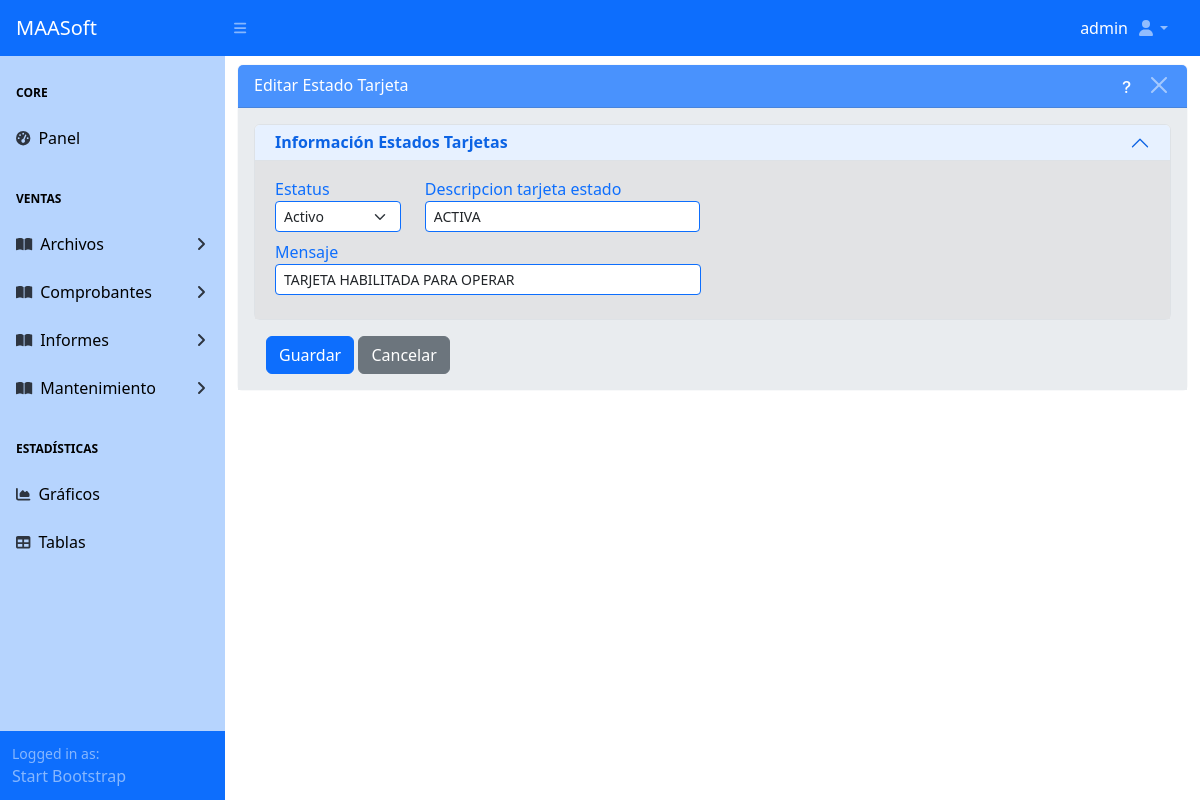
/maestros/tarjetaestado/1/editar/ (signed in), run on an earlier commit of the app's database.
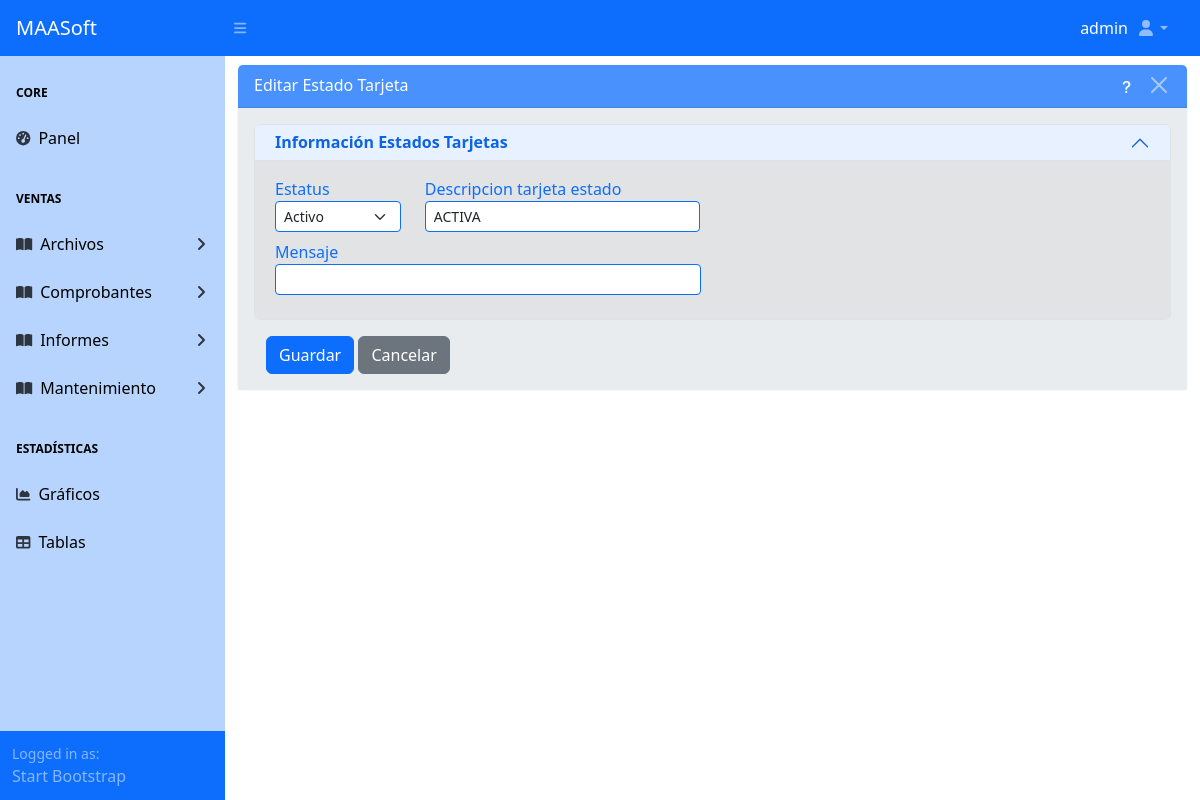
And on a later commit of the database.
### apps/maestros/models/base_models.py (models this page shows, shortened)
class TarjetaEstado(ModeloBaseGenerico):
    id_tarjeta_estado = models.AutoField(primary_key=True)
    estatus_tarjeta_estado = models.BooleanField("Estatus", db_column="estatus",
                                                 default=True, choices=ESTATUS_GEN)
    descripcion_tarjeta_estado = models.CharField(max_length=30, blank=True,
                                                  db_column="descripcion")
    mensaje = models.CharField(max_length=30, blank=True)
    class Meta:
        db_table = 'tarjeta_estado'
        verbose_name = ('Estado Tarjeta')
        verbose_name_plural = ('Estados Tarjetas')
        ordering = ['descripcion_tarjeta_estado']

### apps/maestros/views/tarjeta_estado_views.py (the view)
# urls.py: path('tarjetaestado/<int:pk>/editar/', TarjetaEstadoUpdateView.as_view(), name='tarjeta_estado_update'),
class TarjetaEstadoUpdateView(MaestroUpdateView):
	model = ConfigViews.model
	list_view_name = ConfigViews.list_view_name
	form_class = ConfigViews.form_class
	template_name = ConfigViews.template_form
	success_url = ConfigViews.success_url
	permission_required = ConfigViews.permission_change
	extra_context = {
		"accion": f"Editar {ConfigViews.model._meta.verbose_name}",
		"list_view_name" : ConfigViews.list_view_name
	}

### apps/maestros/forms/tarjeta_estado_forms.py
class TarjetaEstadoForm(CrudGenericForm):
	class Meta:
		model = TarjetaEstado
		fields = '__all__'
		widgets = {
			'estatus_tarjeta_estado':
				forms.Select(attrs={**formclassselect}),
			'descripcion_tarjeta_estado':
				forms.TextInput(attrs={**formclasstext}),
			'mensaje':
				forms.TextInput(attrs={**formclasstext}),
		}

### apps/maestros/views/cruds_views_generics.py (called while the page is built)
def obtener_requerimientos_modelo(modelo):
	requerimientos = {}
	for field in modelo._meta.fields:
		exclud_fields = ['usuario', 'estacion', 'fcontrol']
		field_info = []
		if not field.primary_key and field.name not in exclud_fields:
			if not field.blank:
				field_info.append("Este campo es obligatorio")
			if hasattr(field, "max_length") and field.max_length is not None:
				field_info.append(f"Debe tener un máximo de {field.max_length} caracteres")
			if field.unique:
				field_info.append("Debe ser único")
			requerimientos[field.verbose_name] = field_info
	return requerimientos

### apps/maestros/templates/maestros/tarjeta_estado_form.html (shortened to what this page needs)
{% extends 'maestro_form.html' %}
{% load static %}
{% block maincomponent %}
	{% block principalcomponent %}
		<div id="layoutSidenav_content">
			<main>
				<div class="container-fluid">
					<div class="card border-light mb-3 mt-2">
						<div class="card-header text-white bg-primary opacity-75 d-flex
									justify-content-between">
							{{ accion }}
							<div class="flex align-items-center">
								<a
									class="me-2 text-white"
									data-bs-toggle="modal"
									data-bs-target="#helpModal"
									style="cursor: pointer;">
									<i class="bi bi-question-lg"></i></a>
								<button type="button" class="btn-close btn-close-white"
									aria-label="Close"
									onclick="window.location.href='{% url list_view_name %}'">
								</button>
							</div>
						</div>
						<div class="card-body bg-body-secondary">
							<form method="post" enctype="multipart/form-data" novalidate>
								<div class="accordion" id="accordionPanelsStayOpenExample">
									<div class="accordion-item">
										<h2 class="accordion-header">
											<button
												class="accordion-button py-2 "
												type="button"
												data-bs-toggle="collapse"
												data-bs-target="#Información_Estados_Tarjetas"
												aria-expanded="true"
												aria-controls="Información_Estados_Tarjetas">
												<strong>Información Estados Tarjetas</strong>
											</button>
										</h2>
										<div class="accordion-collapse collapse show"
											id="Información_Estados_Tarjetas">
											<div class="accordion-body bg-secondary-subtle">
												<div class="row">
													<div class="col-md-2">
														<label class="form-label text-primary mb-0">
															{{ form.estatus_tarjeta_estado.label }}
														</label>
														{{ form.estatus_tarjeta_estado }}
													</div>
													<div class="col-md-4">
														<label class="form-label text-primary mb-0">
															{{ form.descripcion_tarjeta_estado.label }}
														</label>
														{{ form.descripcion_tarjeta_estado }}
													</div>
												</div>
												<div class="row">
													<div class="col-md-6">
														<label class="form-label text-primary mb-0">
															{{ form.mensaje.label }}
														</label>
														{{ form.mensaje }}
													</div>
												</div>
											</div>
										</div>
									</div>
								</div>
								<div class="container mt-3">
									<button class="btn btn-primary" type="submit" id="guardarBtn">
										Guardar
									</button>
									<a class="btn btn-secondary" href="{% url list_view_name %}">
										Cancelar
									</a>
								</div>
							</form>
						</div>
					</div>
				</div>
			</main>
		</div>
	{% endblock principalcomponent %}
{% endblock maincomponent %}

What changed in the data, as far as the page shows it:
changed TarjetaEstado: mensaje "TARJETA HABILITADA PARA OPERAR" → (not shown)
